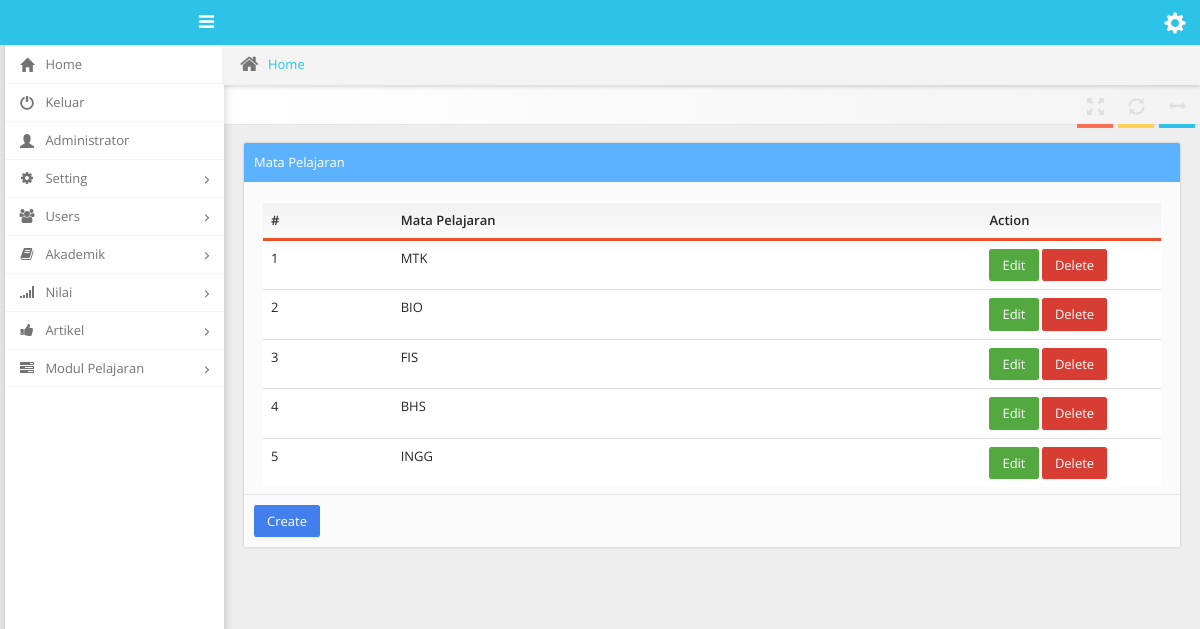
The page /dashboard/index.php?akademik=pelajaran (signed in) on the database its author committed.
### tables this page shows
CREATE TABLE IF NOT EXISTS `pelajaran` (
  `pelajaran_id` int(11) NOT NULL AUTO_INCREMENT,
  `pelajaran_nama` varchar(50) NOT NULL,
  PRIMARY KEY (`pelajaran_id`)
);

### dashboard/tables/pelajaran_table.php (the view)
<div class="col-xs-12 col-md-12">
    <div class="well with-header  with-footer">
        <div class="header bg-blue">
            Mata Pelajaran
        </div>
        <table class="table table-hover">
            <thead class="bordered-darkorange">
                <tr>
                    <th>#</th>
                    <th>Mata Pelajaran</th>
                    <th width="20%">Action</th>
                </tr>
            </thead>
            <tbody>
                <?php
                    $no     =   1;
                    $pelajaran  =   mysqli_query($koneksi,"SELECT * FROM pelajaran ORDER BY pelajaran_id ASC");
                    while ($data=mysql_fetch_array($pelajaran)) {
                ?>
                <tr>
                    <td><?php echo $no; ?></td>
                    <td><?php echo $data['pelajaran_nama']; ?></td>
                    <td>
                        <a href="?pelajaran-edit=<?php echo $data['pelajaran_id']; ?>" class="btn btn-success">Edit</a>
                        <a href="?pelajaran-del=<?php echo $data['pelajaran_id']; ?>" class="btn btn-danger">Delete</a>
                    </td>
                </tr>
                <?php
                    $no++;
                    }
                ?>
            </tbody>
        </table>
        <div class="footer">
            <a href="?akademik=pelajaran-create" class="btn btn-primary">Create</a>
        </div>
    </div>
</div>

### rows shown on the page
pelajaran: pelajaran_nama "MTK"
pelajaran: pelajaran_nama "BIO"
pelajaran: pelajaran_nama "FIS"
pelajaran: pelajaran_nama "BHS"
pelajaran: pelajaran_nama "INGG"

### other values the page prints
$_SESSION['name'] "Administrator"
